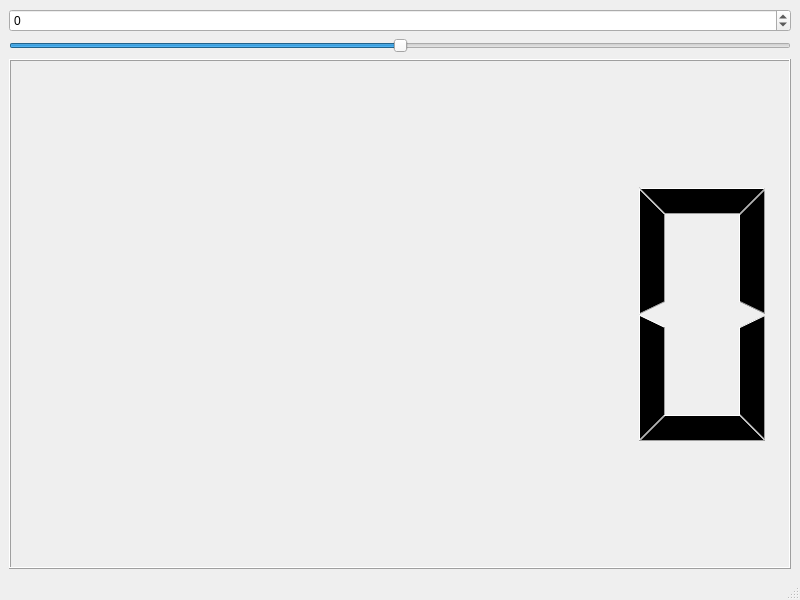
<?xml version="1.0" encoding="UTF-8"?>
<ui version="4.0">
 <class>MainWindow</class>
 <widget class="QMainWindow" name="MainWindow">
  <property name="geometry">
   <rect>
    <x>0</x>
    <y>0</y>
    <width>800</width>
    <height>600</height>
   </rect>
  </property>
  <property name="windowTitle">
   <string>MainWindow</string>
  </property>
  <widget class="QWidget" name="centralwidget">
   <layout class="QVBoxLayout" name="verticalLayout">
    <item>
     <widget class="QSpinBox" name="spinBox">
      <property name="suffix">
       <string/>
      </property>
      <property name="minimum">
       <number>-100</number>
      </property>
      <property name="maximum">
       <number>100</number>
      </property>
     </widget>
    </item>
    <item>
     <widget class="QSlider" name="horizontalSlider">
      <property name="minimum">
       <number>-100</number>
      </property>
      <property name="maximum">
       <number>100</number>
      </property>
      <property name="orientation">
       <enum>Qt::Orientation::Horizontal</enum>
      </property>
     </widget>
    </item>
    <item>
     <widget class="QLCDNumber" name="lcdNumber"/>
    </item>
   </layout>
  </widget>
  <widget class="QMenuBar" name="menubar">
   <property name="geometry">
    <rect>
     <x>0</x>
     <y>0</y>
     <width>800</width>
     <height>21</height>
    </rect>
   </property>
  </widget>
  <widget class="QStatusBar" name="statusbar"/>
 </widget>
 <resources/>
 <connections>
  <connection>
   <sender>spinBox</sender>
   <signal>valueChanged(int)</signal>
   <receiver>horizontalSlider</receiver>
   <slot>setValue(int)</slot>
   <hints>
    <hint type="sourcelabel">
     <x>118</x>
     <y>149</y>
    </hint>
    <hint type="destinationlabel">
     <x>163</x>
     <y>282</y>
    </hint>
   </hints>
  </connection>
  <connection>
   <sender>horizontalSlider</sender>
   <signal>valueChanged(int)</signal>
   <receiver>spinBox</receiver>
   <slot>setValue(int)</slot>
   <hints>
    <hint type="sourcelabel">
     <x>209</x>
     <y>284</y>
    </hint>
    <hint type="destinationlabel">
     <x>132</x>
     <y>150</y>
    </hint>
   </hints>
  </connection>
  <connection>
   <sender>horizontalSlider</sender>
   <signal>valueChanged(int)</signal>
   <receiver>lcdNumber</receiver>
   <slot>display(int)</slot>
   <hints>
    <hint type="sourcelabel">
     <x>258</x>
     <y>288</y>
    </hint>
    <hint type="destinationlabel">
     <x>187</x>
     <y>351</y>
    </hint>
   </hints>
  </connection>
 </connections>
</ui>
